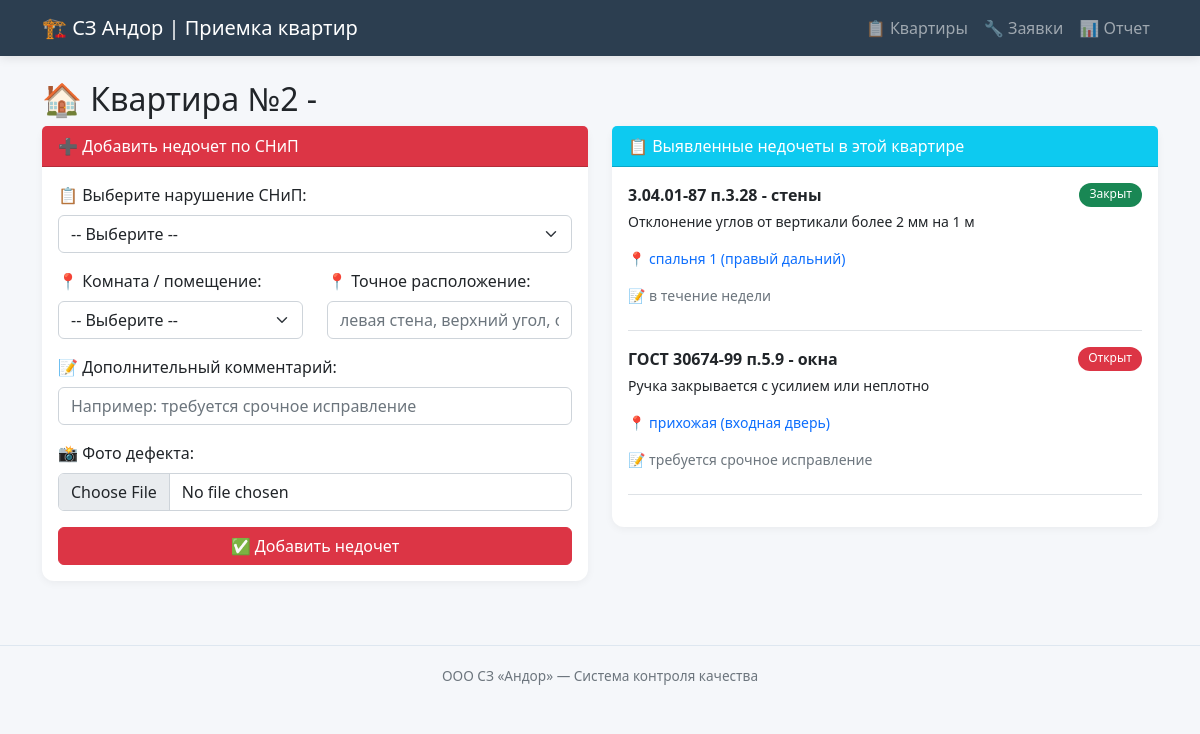
/flat/542, run on an earlier commit of the app's database.
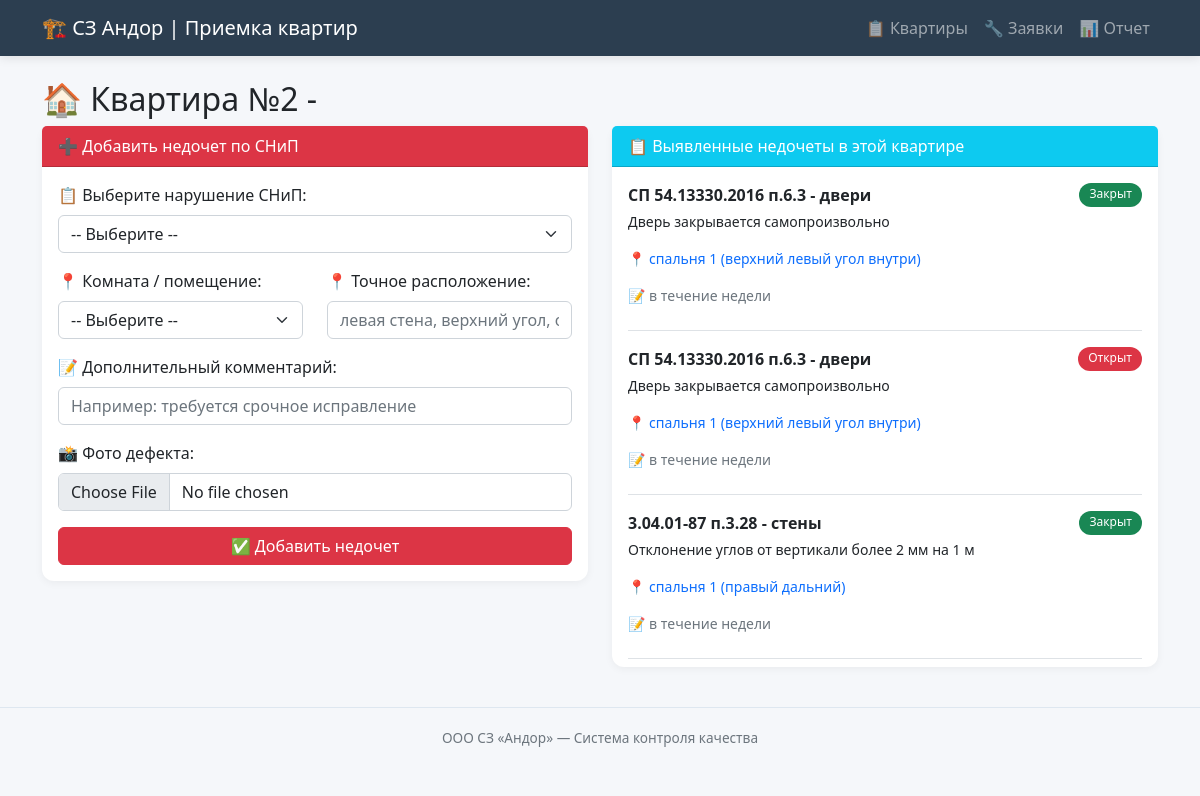
And on a later commit of the database.
### tables this page shows
CREATE TABLE defects (
            id INTEGER PRIMARY KEY AUTOINCREMENT,
            flat_id INTEGER NOT NULL,
            snip_defect_id INTEGER NOT NULL,
            room TEXT,
            location_detail TEXT,
            comment TEXT,
            photo_path TEXT,
            status TEXT DEFAULT 'open',
            created_at TIMESTAMP,
            fixed_at TIMESTAMP,
            FOREIGN KEY (flat_id) REFERENCES flats(id),
            FOREIGN KEY (snip_defect_id) REFERENCES snip_defects(id)
        );

CREATE TABLE snip_defects (
            id INTEGER PRIMARY KEY AUTOINCREMENT,
            code TEXT NOT NULL,
            category TEXT NOT NULL,
            description TEXT NOT NULL,
            severity TEXT NOT NULL
        );

### app.py (the view)
@app.route('/flat/<int:flat_id>')
def flat(flat_id):
    conn = get_db()
    flat = conn.execute('SELECT * FROM flats WHERE id = ?', (flat_id,)).fetchone()
    defects = conn.execute('''
        SELECT d.*, s.code, s.category, s.description, s.severity
        FROM defects d
        JOIN snip_defects s ON d.snip_defect_id = s.id
        WHERE d.flat_id = ?
        ORDER BY d.created_at DESC
    ''', (flat_id,)).fetchall()
    snip_defects = conn.execute('SELECT * FROM snip_defects ORDER BY category, code').fetchall()
    conn.close()
    return render_template('flat.html', flat=flat, defects=defects, snip_defects=snip_defects)

### app.py (called while the page is built)
def get_db():
    conn = sqlite3.connect(DB_PATH)
    conn.row_factory = sqlite3.Row
    return conn

### templates/flat.html (shortened to what this page needs)
{% extends "base.html" %}
{% block content %}
<h2>🏠 Квартира №{{ flat.number }} - {{ flat.building }}</h2>
<div class="row">
    <div class="col-md-6">
        <div class="card mb-4">
            <div class="card-header bg-danger text-white">
                ➕ Добавить недочет по СНиП
            </div>
            <div class="card-body">
                <form method="POST" action="/add_defect" enctype="multipart/form-data">
                    <div class="mb-3">
                        <label class="form-label">📋 Выберите нарушение СНиП:</label>
                        <select name="snip_defect_id" class="form-select" required>
                            <option value="">-- Выберите --</option>
                        </select>
                    </div>
                    <div class="row mb-3">
                        <div class="col-md-6">
                            <label class="form-label">📍 Комната / помещение:</label>
                            <select name="room" class="form-select" required>
                                <option value="">-- Выберите --</option>
                            </select>
                        </div>
                        <div class="col-md-6">
                            <label class="form-label">📍 Точное расположение:</label>
                            <input type="text" name="location_detail" class="form-control" placeholder="левая стена, верхний угол, около розетки...">
                        </div>
                    </div>
                    <div class="mb-3">
                        <label class="form-label">📝 Дополнительный комментарий:</label>
                        <input type="text" name="comment" class="form-control" placeholder="Например: требуется срочное исправление">
                    </div>
                    <div class="mb-3">
                        <label class="form-label">📸 Фото дефекта:</label>
                        <input type="file" name="photo" class="form-control" accept="image/*" capture="environment">
                    </div>
                    <button type="submit" class="btn btn-danger w-100">✅ Добавить недочет</button>
                </form>
            </div>
        </div>
    </div>
    <div class="col-md-6">
        <div class="card">
            <div class="card-header bg-info text-white">
                📋 Выявленные недочеты в этой квартире
            </div>
            <div class="card-body" style="max-height: 500px; overflow-y: auto;">
                {% if defects %}
                    {% for d in defects %}
                    <div class="border-bottom mb-3 pb-2">
                        <div class="d-flex justify-content-between">
                            <strong class="{% if d.severity == 'critical' %}critical{% endif %}">
                                {{ d.code }} - {{ d.category }}
                            </strong>
                            <span class="badge {% if d.status == 'open' %}bg-danger{% elif d.status == 'fixed' %}bg-warning{% else %}bg-success{% endif %}">
                                {{ {'open':'Открыт','fixed':'Исправлен','closed':'Закрыт'}[d.status] }}
                            </span>
                        </div>
                        <p class="small mt-1">{{ d.description }}</p>
                        {% if d.room %}
                            <p class="small text-primary">📍 {{ d.room }}{% if d.location_detail %} ({{ d.location_detail }}){% endif %}</p>
                        {% endif %}
                        {% if d.comment %}<p class="small text-muted">📝 {{ d.comment }}</p>{% endif %}
                    </div>
                    {% endfor %}
                {% else %}
                    <p class="text-success">✅ Недочетов нет. Квартира готова к передаче!</p>
                {% endif %}
            </div>
        </div>
    </div>
</div>
{% endblock %}

What changed in the data, as far as the page shows it:
no longer on this page (row unchanged): defects: code "ГОСТ 30674-99 п.5.9", category "окна", status "Открыт", description "Ручка закрывается с усилием или неплотно", room "прихожая", location_detail "входная дверь", comment "требуется срочное исправление"
added defects: code "СП 54.13330.2016 п.6.3", category "двери", status "Закрыт", description "Дверь закрывается самопроизвольно", room "спальня 1", location_detail "верхний левый угол внутри", comment "в течение недели"
added defects: code "СП 54.13330.2016 п.6.3", category "двери", status "Открыт", description "Дверь закрывается самопроизвольно", room "спальня 1", location_detail "верхний левый угол внутри", comment "в течение недели"
